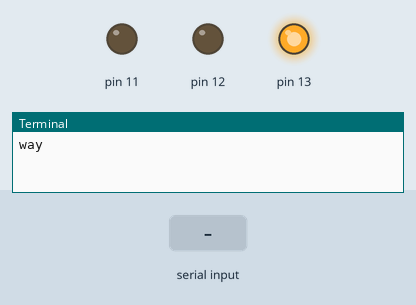
The program below on a simulated Raspberry Pi (header pin numbers). On the bench: output pins drawn as LEDs (lit = HIGH), the last lines printed to the terminal. The inputs (shaded band) are chosen by the test bench.

Above: at 1.2 s.
1.3 s: "1" typed at the terminal, then Enter
At 2.0 s:
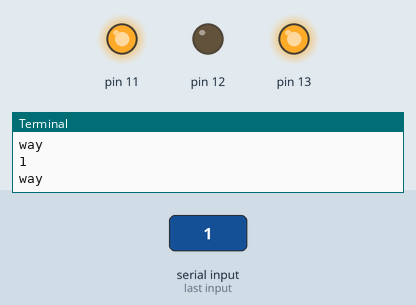
2.8 s: "2" typed at the terminal, then Enter
At 3.1 s:
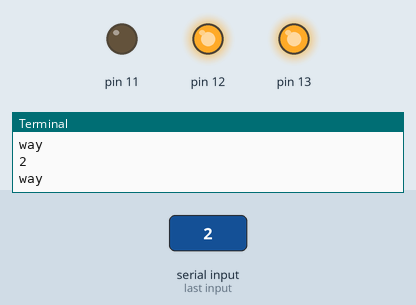
Timing chart, 0 to 5.8 s (numbered marks = the images above; inputs shaded):
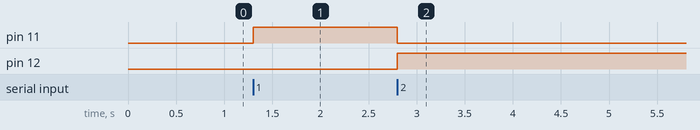

Measured:
- after the input at 1.3 s, pin 11: LOW → HIGH at once
- after the input at 2.8 s, pin 11: HIGH → LOW at once; pin 12: LOW → HIGH at once

The program:

blink.py
```python
import time
import RPi.GPIO as GPIO
#GPIO.cleanup()
GPIO.setmode(GPIO.BOARD)
GPIO.setup(11,GPIO.OUT)
GPIO.setup(12,GPIO.OUT)
GPIO.setup(13,GPIO.OUT)
GPIO.output(13,True)
while True:
    in_=input("way")

    if (in_=='1'):
        GPIO.output(11,True)
        GPIO.output(12,False)

    if (in_=='2'):
        GPIO.output(12,True)
        GPIO.output(11,False)


GPIO.cleanup()
```
